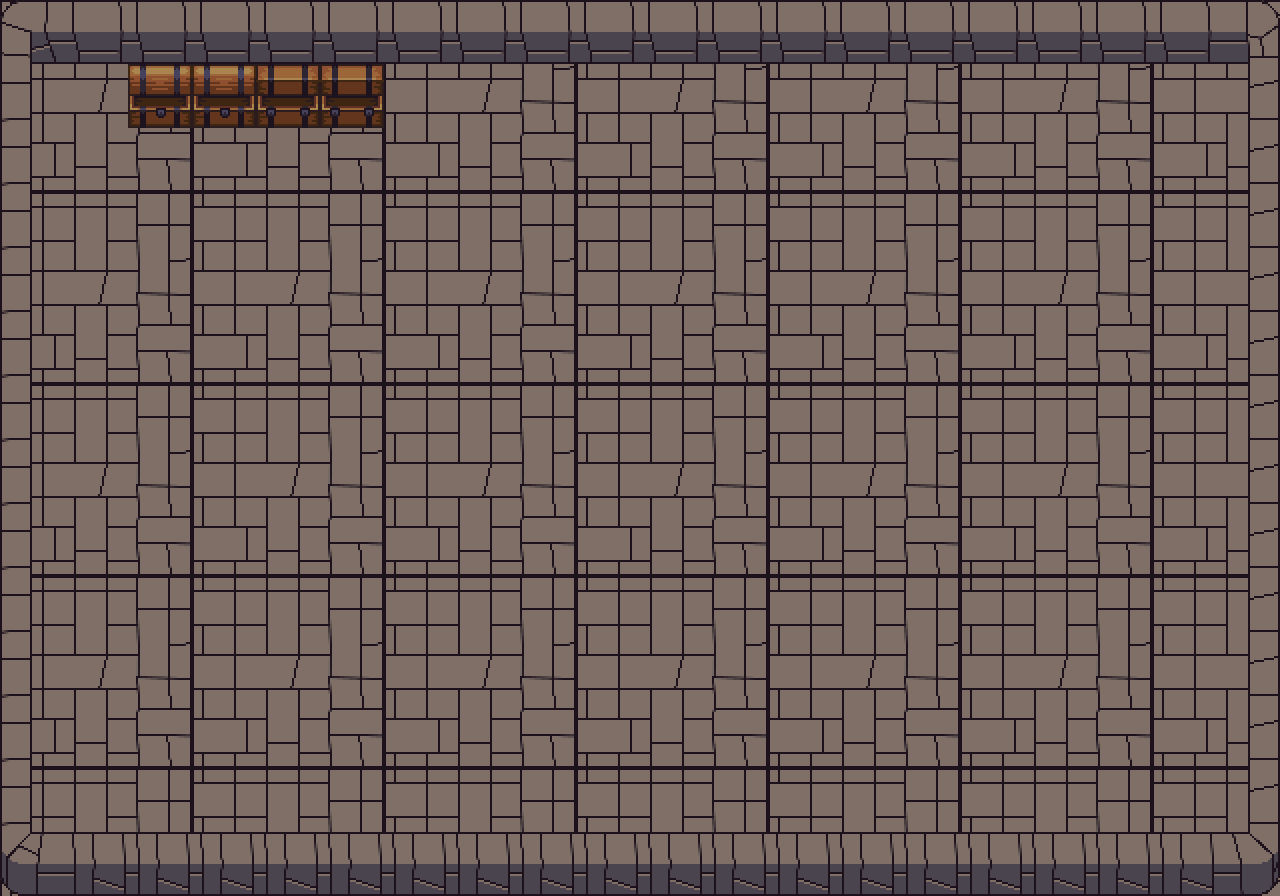

A level layout from a 2D game, rendered from its tile map. Below: a short description, then the map file with its tile-grid data intact:
An orthogonal 20x14 tile map with 64x64 px tiles, 4 tile layers (Backgroundlayer, Collisionlayer, Bridgelayer, Foregroundlayer).

<map version="1.0" orientation="orthogonal" renderorder="right-down" width="20" height="14" tilewidth="64" tileheight="64" nextobjectid="1">
 <tileset firstgid="1" name="terrain_atlas-sheet" tilewidth="64" tileheight="64" tilecount="1024" columns="32">
  <image source="Tilesets/terrain_atlas-sheet.png" width="2048" height="2048" />
 </tileset>
 <layer name="Backgroundlayer" width="20" height="14">
  <data encoding="csv">
849,850,851,849,850,851,849,850,851,849,850,851,849,850,851,849,850,851,849,850,
881,882,883,881,882,883,881,882,883,881,882,883,881,882,883,881,882,883,881,882,
913,914,915,913,914,915,913,914,915,913,914,915,913,914,915,913,914,915,913,914,
849,850,851,849,850,851,849,850,851,849,850,851,849,850,851,849,850,851,849,850,
881,882,883,881,882,883,881,882,883,881,882,883,881,882,883,881,882,883,881,882,
913,914,915,913,914,915,913,914,915,913,914,915,913,914,915,913,914,915,913,914,
849,850,851,849,850,851,849,850,851,849,850,851,849,850,851,849,850,851,849,850,
881,882,883,881,882,883,881,882,883,881,882,883,881,882,883,881,882,883,881,882,
913,914,915,913,914,915,913,914,915,913,914,915,913,914,915,913,914,915,913,914,
849,850,851,849,850,851,849,850,851,849,850,851,849,850,851,849,850,851,849,850,
881,882,883,881,882,883,881,882,883,881,882,883,881,882,883,881,882,883,881,882,
913,914,915,913,914,915,913,914,915,913,914,915,913,914,915,913,914,915,913,914,
849,850,851,849,850,851,849,850,851,849,850,851,849,850,851,849,850,851,849,850,
881,882,883,881,882,883,881,882,883,881,882,883,881,882,883,881,882,883,881,882
</data>
 </layer>
 <layer name="Collisionlayer" width="20" height="14">
  <data encoding="csv">
853,854,854,854,854,854,854,854,854,854,854,854,854,854,854,854,854,854,854,855,
885,0,599,599,598,598,0,0,0,0,0,0,0,0,0,0,0,0,0,887,
885,0,0,0,0,0,0,0,0,0,0,0,0,0,0,0,0,0,0,887,
885,0,0,0,0,0,0,0,0,0,0,0,0,0,0,0,0,0,0,887,
885,0,0,0,0,0,0,0,0,0,0,0,0,0,0,0,0,0,0,887,
885,0,0,0,0,0,0,0,0,0,0,0,0,0,0,0,0,0,0,887,
885,0,0,0,0,0,0,0,0,0,0,0,0,0,0,0,0,0,0,887,
885,0,0,0,0,0,0,0,0,0,0,0,0,0,0,0,0,0,0,887,
885,0,0,0,0,0,0,0,0,0,0,0,0,0,0,0,0,0,0,887,
885,0,0,0,0,0,0,0,0,0,0,0,0,0,0,0,0,0,0,887,
885,0,0,0,0,0,0,0,0,0,0,0,0,0,0,0,0,0,0,887,
885,0,0,0,0,0,0,0,0,0,0,0,0,0,0,0,0,0,0,887,
885,0,0,0,0,0,0,0,0,0,0,0,0,0,0,0,0,0,0,887,
917,918,918,918,918,918,918,918,918,918,918,918,918,918,918,918,918,918,918,919
</data>
 </layer>
 <layer name="Bridgelayer" width="20" height="14">
  <data encoding="csv">
0,0,0,0,0,0,0,0,0,0,0,0,0,0,0,0,0,0,0,0,
0,0,0,0,0,0,0,0,0,0,0,0,0,0,0,0,0,0,0,0,
0,0,0,0,0,0,0,0,0,0,0,0,0,0,0,0,0,0,0,0,
0,0,0,0,0,0,0,0,0,0,0,0,0,0,0,0,0,0,0,0,
0,0,0,0,0,0,0,0,0,0,0,0,0,0,0,0,0,0,0,0,
0,0,0,0,0,0,0,0,0,0,0,0,0,0,0,0,0,0,0,0,
0,0,0,0,0,0,0,0,0,0,0,0,0,0,0,0,0,0,0,0,
0,0,0,0,0,0,0,0,0,0,0,0,0,0,0,0,0,0,0,0,
0,0,0,0,0,0,0,0,0,0,0,0,0,0,0,0,0,0,0,0,
0,0,0,0,0,0,0,0,0,0,0,0,0,0,0,0,0,0,0,0,
0,0,0,0,0,0,0,0,0,0,0,0,0,0,0,0,0,0,0,0,
0,0,0,0,0,0,0,0,0,0,0,0,0,0,0,0,0,0,0,0,
0,0,0,0,0,0,0,0,0,0,0,0,0,0,0,0,0,0,0,0,
0,0,0,0,0,0,0,0,0,0,0,0,0,0,0,0,0,0,0,0
</data>
 </layer>
 <layer name="Foregroundlayer" width="20" height="14">
  <data encoding="csv">
0,0,0,0,0,0,0,0,0,0,0,0,0,0,0,0,0,0,0,0,
0,0,0,0,0,0,0,0,0,0,0,0,0,0,0,0,0,0,0,0,
0,0,0,0,0,0,0,0,0,0,0,0,0,0,0,0,0,0,0,0,
0,0,0,0,0,0,0,0,0,0,0,0,0,0,0,0,0,0,0,0,
0,0,0,0,0,0,0,0,0,0,0,0,0,0,0,0,0,0,0,0,
0,0,0,0,0,0,0,0,0,0,0,0,0,0,0,0,0,0,0,0,
0,0,0,0,0,0,0,0,0,0,0,0,0,0,0,0,0,0,0,0,
0,0,0,0,0,0,0,0,0,0,0,0,0,0,0,0,0,0,0,0,
0,0,0,0,0,0,0,0,0,0,0,0,0,0,0,0,0,0,0,0,
0,0,0,0,0,0,0,0,0,0,0,0,0,0,0,0,0,0,0,0,
0,0,0,0,0,0,0,0,0,0,0,0,0,0,0,0,0,0,0,0,
0,0,0,0,0,0,0,0,0,0,0,0,0,0,0,0,0,0,0,0,
0,0,0,0,0,0,0,0,0,0,0,0,0,0,0,0,0,0,0,0,
0,0,0,0,0,0,0,0,0,0,0,0,0,0,0,0,0,0,0,0
</data>
 </layer>
 <objectgroup name="Objectlayer" />
</map>
